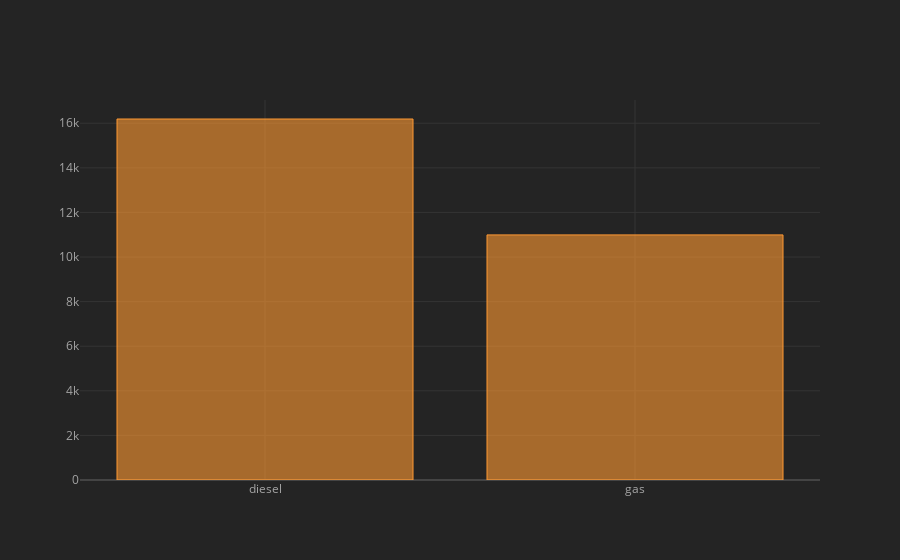

Notebook source saved alongside this figure:
### Markdown cell above
# Fuel Type Wise Price

### Code cell
FuelType_wise_price = df.groupby('fuel-type',as_index=False).price.mean()
FuelType_wise_price.iplot(x='fuel-type',y='price',kind='bar')

### Figure 1 — Plotly figure (JSON) as saved in the notebook; plotly's stock layout.template omitted (floating-point values rounded to 4 significant figures)
{"data": [{"marker": {"color": "rgba(255, 153, 51, 0.6)", "line": {"color": "rgba(255, 153, 51, 1.0)", "width": 1}}, "name": "price", "orientation": "v", "text": "", "type": "bar", "x": ["diesel", "gas"], "y": [16190.0, 10990.0]}], "layout": {"legend": {"bgcolor": "#242424", "font": {"color": "#F4F4F4"}}, "paper_bgcolor": "#242424", "plot_bgcolor": "#242424", "title": {"font": {"color": "#F4F4F4"}}, "xaxis": {"gridcolor": "#343434", "showgrid": true, "tickfont": {"color": "#A4A4A4"}, "title": {"font": {"color": "#A4A4A4"}, "text": ""}, "zerolinecolor": "#444444"}, "yaxis": {"gridcolor": "#343434", "showgrid": true, "tickfont": {"color": "#A4A4A4"}, "title": {"font": {"color": "#A4A4A4"}, "text": ""}, "zerolinecolor": "#444444"}}}
